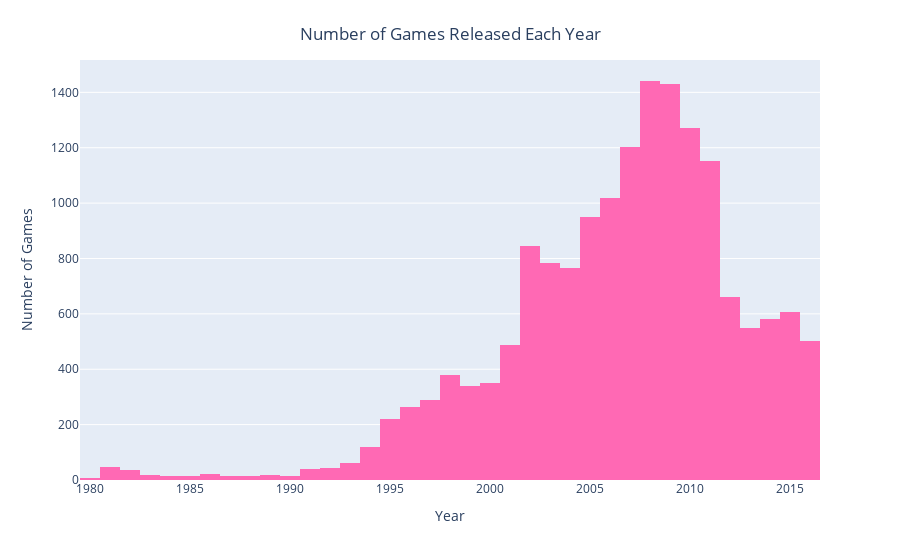

The notebook cell this image was saved under:
### Markdown cell above
## Step 3. Analyze the data

### 3.1 Number of Games Released Each Year

### Code cell
# Create plotly histogram of yearly_sales, make the graph green
fig = px.histogram(df.dropna(subset=['year_of_release']), 
                   x='year_of_release', 
                   color_discrete_sequence=['hotpink'])

# Update figure, center title, change xaxis title font size, change yaxis title font size
fig.update_layout(title={'text': 'Number of Games Released Each Year',
                            'y':0.95,
                            'x':0.5,
                            'xanchor': 'center',
                            'yanchor': 'top'},
                    xaxis_title='Year',
                    yaxis_title='Number of Games')

# Show figure
fig.show()

### Figure 1 — Plotly figure (JSON) as saved in the notebook; plotly's stock layout.template omitted (floating-point values rounded to 4 significant figures; data arrays with more than 128 entries replaced by an {"elided": "..."} marker saying what was removed)
{"data": [{"alignmentgroup": "True", "bingroup": "x", "hovertemplate": "year_of_release=%{x}<br>count=%{y}<extra></extra>", "legendgroup": "", "marker": {"color": "hotpink", "pattern": {"shape": ""}}, "name": "", "offsetgroup": "", "orientation": "v", "showlegend": false, "type": "histogram", "x": {"elided": "16568 int values"}, "xaxis": "x", "yaxis": "y"}], "layout": {"barmode": "relative", "legend": {"tracegroupgap": 0}, "margin": {"t": 60}, "title": {"text": "Number of Games Released Each Year", "x": 0.5, "xanchor": "center", "y": 0.95, "yanchor": "top"}, "xaxis": {"anchor": "y", "domain": [0, 1], "title": {"text": "Year"}}, "yaxis": {"anchor": "x", "domain": [0, 1], "title": {"text": "Number of Games"}}}}
